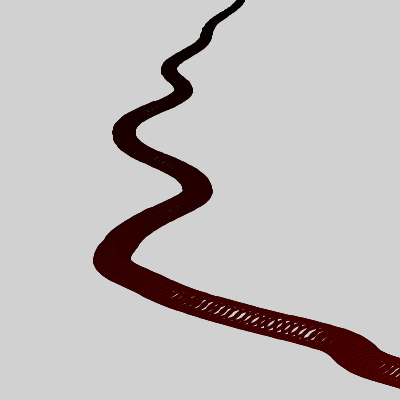
Frame 1 (no input)
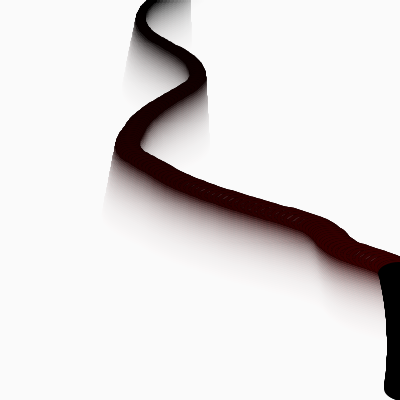
Frame 60 (the mouse pressed at the canvas centre just before this capture)
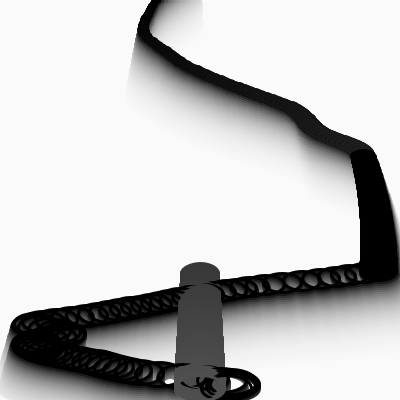
Frame 120 (the mouse held since frame 60 and released just before this capture)

The Processing sketch that drew these frames (run headless with seeded random() and noise(); from frame 60 on, the mouse is pressed at the canvas centre):

// Processing sketch: processing_36548
// ── processing_36548.pde

// author: thomas diewald
// date: 07.09.2011

float my_array1[] = new float[200];
float my_array2[] = new float[200];

float val = 0;
void setup() {
  size(400, 400);


  for (int i = 0; i < my_array1.length; i++) {
    val+= .01;
    my_array1[i] = map( noise(val), 0, 1, 0, height);
    my_array2[i] =my_array1[i];
  }
  smooth();
  frameRate(60);
}



void draw(){
  noStroke();
  fill(255, 25);
  rect(0, 0, width, height);
  
  val+= map(mouseX, 0, width, .001, 0.05);
  float nval = noise(val);
  float new_y = map(nval, 0, 1, 0, width);

  shiftAndAdd(my_array1, new_y);

  shiftAndAdd(my_array2, mouseX);
    
  float x1, y1, x2, y2, radius, stroke_col;
  strokeWeight(3);
  noFill();
  int offset = 10;
  for(int i = 0; i < my_array1.length; i++){
    x1 = map(i, 0, my_array1.length, 0, width-offset);
    y1 = my_array1[i];
    radius = map(i, 0, my_array1.length, 5, 50);
    y1 -= width/2;
    y1 *= (i+width/2)/(float)my_array1.length;
    y1 += width/2;
    //stroke_col = map(i, 0, my_array1.length, 50, 255);
    //stroke(255-stroke_col);
    stroke(0);
    ellipse(y1, x1, radius,radius/2);

    x1 = map(i, 0, my_array2.length, 0, width-offset);
    y1 = my_array2[i];
    y1 -= width/2;
    y1 *= (i+width/2)/(float)my_array1.length;
    y1 += width/2;
    //radius = map(i, 0, my_array2.length, 10, 50);
    stroke_col = map(i, 0, my_array1.length, 0, 80);
    stroke(stroke_col , mousePressed?stroke_col:0, mousePressed?stroke_col:0);
    ellipse(y1, x1, radius, radius/2);

  }
  println(frameRate);
}


// shift all the values to the left, and set the new value at the end
void shiftAndAdd(float a[], float val){
  int a_length = a.length;
  System.arraycopy(a, 1, a, 0, a_length-1);
  a[a_length-1] = val;
}
